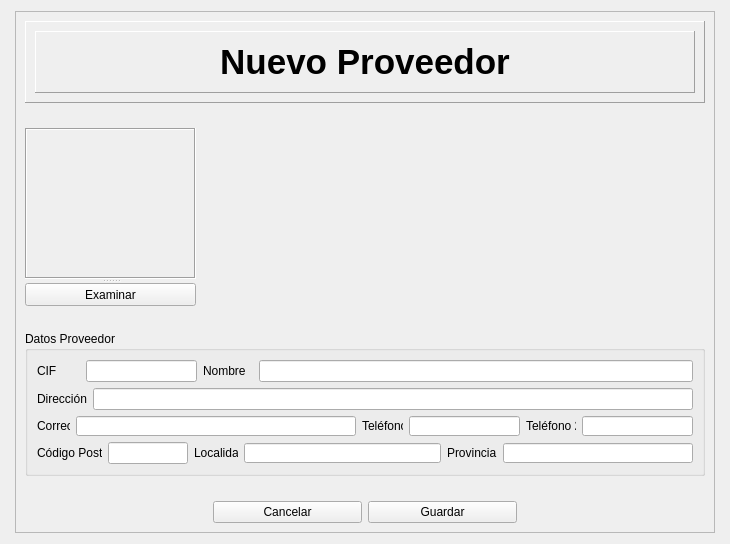
<?xml version="1.0" encoding="UTF-8"?>
<ui version="4.0">
 <class>WidgetNuevoProveedor</class>
 <widget class="QWidget" name="WidgetNuevoProveedor">
  <property name="geometry">
   <rect>
    <x>0</x>
    <y>0</y>
    <width>730</width>
    <height>544</height>
   </rect>
  </property>
  <property name="sizePolicy">
   <sizepolicy hsizetype="Preferred" vsizetype="Preferred">
    <horstretch>0</horstretch>
    <verstretch>0</verstretch>
   </sizepolicy>
  </property>
  <property name="minimumSize">
   <size>
    <width>0</width>
    <height>0</height>
   </size>
  </property>
  <property name="maximumSize">
   <size>
    <width>16777215</width>
    <height>16777215</height>
   </size>
  </property>
  <property name="windowTitle">
   <string>Form</string>
  </property>
  <layout class="QGridLayout" name="gridLayout_5">
   <item row="0" column="1">
    <widget class="QFrame" name="frame_3">
     <property name="sizePolicy">
      <sizepolicy hsizetype="Expanding" vsizetype="Expanding">
       <horstretch>0</horstretch>
       <verstretch>0</verstretch>
      </sizepolicy>
     </property>
     <property name="minimumSize">
      <size>
       <width>700</width>
       <height>491</height>
      </size>
     </property>
     <property name="maximumSize">
      <size>
       <width>16777215</width>
       <height>16777215</height>
      </size>
     </property>
     <property name="frameShape">
      <enum>QFrame::StyledPanel</enum>
     </property>
     <property name="frameShadow">
      <enum>QFrame::Raised</enum>
     </property>
     <layout class="QGridLayout" name="gridLayout_4">
      <item row="0" column="0">
       <layout class="QVBoxLayout" name="verticalLayout_4">
        <item>
         <layout class="QVBoxLayout" name="verticalLayout_3">
          <item>
           <widget class="QFrame" name="frame">
            <property name="sizePolicy">
             <sizepolicy hsizetype="Expanding" vsizetype="Expanding">
              <horstretch>0</horstretch>
              <verstretch>0</verstretch>
             </sizepolicy>
            </property>
            <property name="minimumSize">
             <size>
              <width>0</width>
              <height>82</height>
             </size>
            </property>
            <property name="maximumSize">
             <size>
              <width>16777215</width>
              <height>82</height>
             </size>
            </property>
            <property name="frameShape">
             <enum>QFrame::Panel</enum>
            </property>
            <property name="frameShadow">
             <enum>QFrame::Raised</enum>
            </property>
            <property name="lineWidth">
             <number>1</number>
            </property>
            <layout class="QGridLayout" name="gridLayout_2">
             <item row="0" column="0">
              <widget class="QFrame" name="frame_2">
               <property name="frameShape">
                <enum>QFrame::Panel</enum>
               </property>
               <property name="frameShadow">
                <enum>QFrame::Raised</enum>
               </property>
               <property name="lineWidth">
                <number>1</number>
               </property>
               <layout class="QGridLayout" name="gridLayout_3">
                <item row="0" column="0">
                 <widget class="QLabel" name="label">
                  <property name="text">
                   <string>&lt;!DOCTYPE HTML PUBLIC &quot;-//W3C//DTD HTML 4.0//EN&quot; &quot;http://www.w3.org/TR/REC-html40/strict.dtd&quot;&gt;
&lt;html&gt;&lt;head&gt;&lt;meta name=&quot;qrichtext&quot; content=&quot;1&quot; /&gt;&lt;style type=&quot;text/css&quot;&gt;
p, li { white-space: pre-wrap; }
&lt;/style&gt;&lt;/head&gt;&lt;body style=&quot; font-family:'MS Shell Dlg 2'; font-size:8.25pt; font-weight:400; font-style:normal;&quot;&gt;
&lt;p align=&quot;center&quot; style=&quot; margin-top:0px; margin-bottom:0px; margin-left:0px; margin-right:0px; -qt-block-indent:0; text-indent:0px;&quot;&gt;&lt;span style=&quot; font-size:26pt; font-weight:600;&quot;&gt;Nuevo Proveedor&lt;/span&gt;&lt;/p&gt;&lt;/body&gt;&lt;/html&gt;</string>
                  </property>
                 </widget>
                </item>
               </layout>
              </widget>
             </item>
            </layout>
           </widget>
          </item>
          <item>
           <spacer name="verticalSpacer">
            <property name="orientation">
             <enum>Qt::Vertical</enum>
            </property>
            <property name="sizeHint" stdset="0">
             <size>
              <width>20</width>
              <height>40</height>
             </size>
            </property>
           </spacer>
          </item>
          <item>
           <layout class="QHBoxLayout" name="horizontalLayout_18">
            <item>
             <widget class="QSplitter" name="splitter">
              <property name="orientation">
               <enum>Qt::Vertical</enum>
              </property>
              <widget class="QLabel" name="lbImagen">
               <property name="minimumSize">
                <size>
                 <width>171</width>
                 <height>151</height>
                </size>
               </property>
               <property name="maximumSize">
                <size>
                 <width>171</width>
                 <height>151</height>
                </size>
               </property>
               <property name="frameShape">
                <enum>QFrame::Box</enum>
               </property>
               <property name="frameShadow">
                <enum>QFrame::Sunken</enum>
               </property>
               <property name="text">
                <string/>
               </property>
               <property name="pixmap">
                <pixmap resource="fuentes.qrc">:/imagenes/noimagen.png</pixmap>
               </property>
               <property name="scaledContents">
                <bool>true</bool>
               </property>
              </widget>
              <widget class="QPushButton" name="pbExaminar">
               <property name="sizePolicy">
                <sizepolicy hsizetype="Fixed" vsizetype="Fixed">
                 <horstretch>0</horstretch>
                 <verstretch>0</verstretch>
                </sizepolicy>
               </property>
               <property name="minimumSize">
                <size>
                 <width>171</width>
                 <height>23</height>
                </size>
               </property>
               <property name="maximumSize">
                <size>
                 <width>171</width>
                 <height>23</height>
                </size>
               </property>
               <property name="text">
                <string>Examinar</string>
               </property>
              </widget>
             </widget>
            </item>
            <item>
             <spacer name="horizontalSpacer_3">
              <property name="orientation">
               <enum>Qt::Horizontal</enum>
              </property>
              <property name="sizeHint" stdset="0">
               <size>
                <width>40</width>
                <height>20</height>
               </size>
              </property>
             </spacer>
            </item>
           </layout>
          </item>
         </layout>
        </item>
        <item>
         <spacer name="verticalSpacer_3">
          <property name="orientation">
           <enum>Qt::Vertical</enum>
          </property>
          <property name="sizeHint" stdset="0">
           <size>
            <width>20</width>
            <height>40</height>
           </size>
          </property>
         </spacer>
        </item>
        <item>
         <layout class="QVBoxLayout" name="verticalLayout_2">
          <item>
           <widget class="QGroupBox" name="groupBox">
            <property name="sizePolicy">
             <sizepolicy hsizetype="Preferred" vsizetype="Preferred">
              <horstretch>0</horstretch>
              <verstretch>0</verstretch>
             </sizepolicy>
            </property>
            <property name="minimumSize">
             <size>
              <width>0</width>
              <height>0</height>
             </size>
            </property>
            <property name="maximumSize">
             <size>
              <width>16777215</width>
              <height>16777215</height>
             </size>
            </property>
            <property name="title">
             <string>Datos Proveedor</string>
            </property>
            <property name="flat">
             <bool>false</bool>
            </property>
            <property name="checkable">
             <bool>false</bool>
            </property>
            <layout class="QGridLayout" name="gridLayout">
             <item row="0" column="0">
              <layout class="QVBoxLayout" name="verticalLayout">
               <item>
                <layout class="QHBoxLayout" name="horizontalLayout_17">
                 <item>
                  <layout class="QHBoxLayout" name="horizontalLayout">
                   <item>
                    <widget class="QLabel" name="label_6">
                     <property name="sizePolicy">
                      <sizepolicy hsizetype="Fixed" vsizetype="Fixed">
                       <horstretch>0</horstretch>
                       <verstretch>0</verstretch>
                      </sizepolicy>
                     </property>
                     <property name="text">
                      <string>CIF       </string>
                     </property>
                    </widget>
                   </item>
                   <item>
                    <widget class="QLineEdit" name="leCIF">
                     <property name="sizePolicy">
                      <sizepolicy hsizetype="Fixed" vsizetype="Fixed">
                       <horstretch>0</horstretch>
                       <verstretch>0</verstretch>
                      </sizepolicy>
                     </property>
                     <property name="minimumSize">
                      <size>
                       <width>111</width>
                       <height>0</height>
                      </size>
                     </property>
                     <property name="maximumSize">
                      <size>
                       <width>111</width>
                       <height>16777215</height>
                      </size>
                     </property>
                     <property name="maxLength">
                      <number>19</number>
                     </property>
                    </widget>
                   </item>
                  </layout>
                 </item>
                 <item>
                  <layout class="QHBoxLayout" name="horizontalLayout_3">
                   <item>
                    <widget class="QLabel" name="label_5">
                     <property name="sizePolicy">
                      <sizepolicy hsizetype="Fixed" vsizetype="Fixed">
                       <horstretch>0</horstretch>
                       <verstretch>0</verstretch>
                      </sizepolicy>
                     </property>
                     <property name="text">
                      <string>Nombre  </string>
                     </property>
                    </widget>
                   </item>
                   <item>
                    <widget class="QLineEdit" name="leNombre">
                     <property name="sizePolicy">
                      <sizepolicy hsizetype="Expanding" vsizetype="Fixed">
                       <horstretch>0</horstretch>
                       <verstretch>0</verstretch>
                      </sizepolicy>
                     </property>
                     <property name="maxLength">
                      <number>50</number>
                     </property>
                    </widget>
                   </item>
                  </layout>
                 </item>
                </layout>
               </item>
               <item>
                <layout class="QHBoxLayout" name="horizontalLayout_2">
                 <item>
                  <widget class="QLabel" name="label_3">
                   <property name="sizePolicy">
                    <sizepolicy hsizetype="Fixed" vsizetype="Fixed">
                     <horstretch>0</horstretch>
                     <verstretch>0</verstretch>
                    </sizepolicy>
                   </property>
                   <property name="text">
                    <string>Dirección</string>
                   </property>
                  </widget>
                 </item>
                 <item>
                  <widget class="QLineEdit" name="leDireccion">
                   <property name="sizePolicy">
                    <sizepolicy hsizetype="Expanding" vsizetype="Fixed">
                     <horstretch>0</horstretch>
                     <verstretch>0</verstretch>
                    </sizepolicy>
                   </property>
                   <property name="maxLength">
                    <number>100</number>
                   </property>
                  </widget>
                 </item>
                </layout>
               </item>
               <item>
                <layout class="QHBoxLayout" name="horizontalLayout_16">
                 <item>
                  <layout class="QHBoxLayout" name="horizontalLayout_15">
                   <item>
                    <widget class="QLabel" name="label_7">
                     <property name="sizePolicy">
                      <sizepolicy hsizetype="Fixed" vsizetype="Fixed">
                       <horstretch>0</horstretch>
                       <verstretch>0</verstretch>
                      </sizepolicy>
                     </property>
                     <property name="minimumSize">
                      <size>
                       <width>33</width>
                       <height>16</height>
                      </size>
                     </property>
                     <property name="maximumSize">
                      <size>
                       <width>33</width>
                       <height>16</height>
                      </size>
                     </property>
                     <property name="text">
                      <string>Correo</string>
                     </property>
                    </widget>
                   </item>
                   <item>
                    <widget class="QLineEdit" name="leCorreo">
                     <property name="sizePolicy">
                      <sizepolicy hsizetype="Expanding" vsizetype="Fixed">
                       <horstretch>0</horstretch>
                       <verstretch>0</verstretch>
                      </sizepolicy>
                     </property>
                     <property name="minimumSize">
                      <size>
                       <width>0</width>
                       <height>20</height>
                      </size>
                     </property>
                     <property name="maximumSize">
                      <size>
                       <width>16777215</width>
                       <height>20</height>
                      </size>
                     </property>
                     <property name="maxLength">
                      <number>100</number>
                     </property>
                    </widget>
                   </item>
                  </layout>
                 </item>
                 <item>
                  <layout class="QHBoxLayout" name="horizontalLayout_14">
                   <item>
                    <layout class="QHBoxLayout" name="horizontalLayout_13">
                     <item>
                      <widget class="QLabel" name="label_4">
                       <property name="sizePolicy">
                        <sizepolicy hsizetype="Fixed" vsizetype="Fixed">
                         <horstretch>0</horstretch>
                         <verstretch>0</verstretch>
                        </sizepolicy>
                       </property>
                       <property name="minimumSize">
                        <size>
                         <width>41</width>
                         <height>16</height>
                        </size>
                       </property>
                       <property name="maximumSize">
                        <size>
                         <width>41</width>
                         <height>16</height>
                        </size>
                       </property>
                       <property name="text">
                        <string>Teléfono</string>
                       </property>
                      </widget>
                     </item>
                     <item>
                      <widget class="QLineEdit" name="leTelefono">
                       <property name="sizePolicy">
                        <sizepolicy hsizetype="Fixed" vsizetype="Fixed">
                         <horstretch>0</horstretch>
                         <verstretch>0</verstretch>
                        </sizepolicy>
                       </property>
                       <property name="minimumSize">
                        <size>
                         <width>111</width>
                         <height>20</height>
                        </size>
                       </property>
                       <property name="maximumSize">
                        <size>
                         <width>111</width>
                         <height>20</height>
                        </size>
                       </property>
                       <property name="text">
                        <string/>
                       </property>
                       <property name="maxLength">
                        <number>9</number>
                       </property>
                      </widget>
                     </item>
                    </layout>
                   </item>
                   <item>
                    <layout class="QHBoxLayout" name="horizontalLayout_12">
                     <item>
                      <widget class="QLabel" name="label_2">
                       <property name="sizePolicy">
                        <sizepolicy hsizetype="Fixed" vsizetype="Fixed">
                         <horstretch>0</horstretch>
                         <verstretch>0</verstretch>
                        </sizepolicy>
                       </property>
                       <property name="minimumSize">
                        <size>
                         <width>50</width>
                         <height>13</height>
                        </size>
                       </property>
                       <property name="maximumSize">
                        <size>
                         <width>50</width>
                         <height>13</height>
                        </size>
                       </property>
                       <property name="text">
                        <string>Teléfono 2</string>
                       </property>
                      </widget>
                     </item>
                     <item>
                      <widget class="QLineEdit" name="leTelefono2">
                       <property name="sizePolicy">
                        <sizepolicy hsizetype="Fixed" vsizetype="Fixed">
                         <horstretch>0</horstretch>
                         <verstretch>0</verstretch>
                        </sizepolicy>
                       </property>
                       <property name="minimumSize">
                        <size>
                         <width>111</width>
                         <height>20</height>
                        </size>
                       </property>
                       <property name="maximumSize">
                        <size>
                         <width>111</width>
                         <height>20</height>
                        </size>
                       </property>
                       <property name="maxLength">
                        <number>9</number>
                       </property>
                      </widget>
                     </item>
                    </layout>
                   </item>
                  </layout>
                 </item>
                </layout>
               </item>
               <item>
                <layout class="QHBoxLayout" name="horizontalLayout_11">
                 <item>
                  <layout class="QHBoxLayout" name="horizontalLayout_4">
                   <item>
                    <widget class="QLabel" name="label_10">
                     <property name="sizePolicy">
                      <sizepolicy hsizetype="Fixed" vsizetype="Fixed">
                       <horstretch>0</horstretch>
                       <verstretch>0</verstretch>
                      </sizepolicy>
                     </property>
                     <property name="maximumSize">
                      <size>
                       <width>65</width>
                       <height>16</height>
                      </size>
                     </property>
                     <property name="sizeIncrement">
                      <size>
                       <width>65</width>
                       <height>16</height>
                      </size>
                     </property>
                     <property name="text">
                      <string>Código Postal</string>
                     </property>
                    </widget>
                   </item>
                   <item>
                    <widget class="QLineEdit" name="leCP">
                     <property name="sizePolicy">
                      <sizepolicy hsizetype="Fixed" vsizetype="Fixed">
                       <horstretch>0</horstretch>
                       <verstretch>0</verstretch>
                      </sizepolicy>
                     </property>
                     <property name="minimumSize">
                      <size>
                       <width>80</width>
                       <height>0</height>
                      </size>
                     </property>
                     <property name="maximumSize">
                      <size>
                       <width>80</width>
                       <height>16777215</height>
                      </size>
                     </property>
                     <property name="maxLength">
                      <number>5</number>
                     </property>
                    </widget>
                   </item>
                  </layout>
                 </item>
                 <item>
                  <layout class="QHBoxLayout" name="horizontalLayout_10">
                   <item>
                    <layout class="QHBoxLayout" name="horizontalLayout_8">
                     <item>
                      <widget class="QLabel" name="label_8">
                       <property name="sizePolicy">
                        <sizepolicy hsizetype="Fixed" vsizetype="Fixed">
                         <horstretch>0</horstretch>
                         <verstretch>0</verstretch>
                        </sizepolicy>
                       </property>
                       <property name="minimumSize">
                        <size>
                         <width>44</width>
                         <height>16</height>
                        </size>
                       </property>
                       <property name="maximumSize">
                        <size>
                         <width>44</width>
                         <height>16</height>
                        </size>
                       </property>
                       <property name="text">
                        <string>Localidad</string>
                       </property>
                      </widget>
                     </item>
                     <item>
                      <widget class="QLineEdit" name="leLocalidad">
                       <property name="minimumSize">
                        <size>
                         <width>0</width>
                         <height>20</height>
                        </size>
                       </property>
                       <property name="maximumSize">
                        <size>
                         <width>16777215</width>
                         <height>20</height>
                        </size>
                       </property>
                       <property name="maxLength">
                        <number>50</number>
                       </property>
                      </widget>
                     </item>
                    </layout>
                   </item>
                   <item>
                    <layout class="QHBoxLayout" name="horizontalLayout_9">
                     <item>
                      <widget class="QLabel" name="label_9">
                       <property name="text">
                        <string>Provincia</string>
                       </property>
                      </widget>
                     </item>
                     <item>
                      <widget class="QLineEdit" name="leProvincia">
                       <property name="sizePolicy">
                        <sizepolicy hsizetype="Expanding" vsizetype="Fixed">
                         <horstretch>0</horstretch>
                         <verstretch>0</verstretch>
                        </sizepolicy>
                       </property>
                       <property name="minimumSize">
                        <size>
                         <width>0</width>
                         <height>20</height>
                        </size>
                       </property>
                       <property name="maximumSize">
                        <size>
                         <width>16777215</width>
                         <height>20</height>
                        </size>
                       </property>
                       <property name="text">
                        <string/>
                       </property>
                       <property name="maxLength">
                        <number>50</number>
                       </property>
                      </widget>
                     </item>
                    </layout>
                   </item>
                  </layout>
                 </item>
                </layout>
               </item>
              </layout>
             </item>
            </layout>
           </widget>
          </item>
          <item>
           <spacer name="verticalSpacer_4">
            <property name="orientation">
             <enum>Qt::Vertical</enum>
            </property>
            <property name="sizeHint" stdset="0">
             <size>
              <width>20</width>
              <height>40</height>
             </size>
            </property>
           </spacer>
          </item>
          <item>
           <layout class="QHBoxLayout" name="horizontalLayout_6">
            <item>
             <spacer name="horizontalSpacer">
              <property name="orientation">
               <enum>Qt::Horizontal</enum>
              </property>
              <property name="sizeType">
               <enum>QSizePolicy::Fixed</enum>
              </property>
              <property name="sizeHint" stdset="0">
               <size>
                <width>188</width>
                <height>20</height>
               </size>
              </property>
             </spacer>
            </item>
            <item>
             <layout class="QHBoxLayout" name="horizontalLayout_5">
              <item>
               <widget class="QPushButton" name="pbCancelar">
                <property name="text">
                 <string>Cancelar</string>
                </property>
               </widget>
              </item>
             </layout>
            </item>
            <item>
             <widget class="QPushButton" name="pbGuardar">
              <property name="text">
               <string>Guardar</string>
              </property>
             </widget>
            </item>
            <item>
             <spacer name="horizontalSpacer_2">
              <property name="orientation">
               <enum>Qt::Horizontal</enum>
              </property>
              <property name="sizeType">
               <enum>QSizePolicy::Fixed</enum>
              </property>
              <property name="sizeHint" stdset="0">
               <size>
                <width>188</width>
                <height>20</height>
               </size>
              </property>
             </spacer>
            </item>
           </layout>
          </item>
         </layout>
        </item>
       </layout>
      </item>
     </layout>
    </widget>
   </item>
   <item row="0" column="0">
    <spacer name="horizontalSpacer_4">
     <property name="orientation">
      <enum>Qt::Horizontal</enum>
     </property>
     <property name="sizeHint" stdset="0">
      <size>
       <width>40</width>
       <height>20</height>
      </size>
     </property>
    </spacer>
   </item>
   <item row="0" column="2">
    <spacer name="horizontalSpacer_5">
     <property name="orientation">
      <enum>Qt::Horizontal</enum>
     </property>
     <property name="sizeHint" stdset="0">
      <size>
       <width>40</width>
       <height>20</height>
      </size>
     </property>
    </spacer>
   </item>
   <item row="1" column="1">
    <spacer name="verticalSpacer_2">
     <property name="orientation">
      <enum>Qt::Vertical</enum>
     </property>
     <property name="sizeHint" stdset="0">
      <size>
       <width>20</width>
       <height>40</height>
      </size>
     </property>
    </spacer>
   </item>
  </layout>
 </widget>
 <resources>
  <include location="fuentes.qrc"/>
 </resources>
 <connections/>
</ui>
